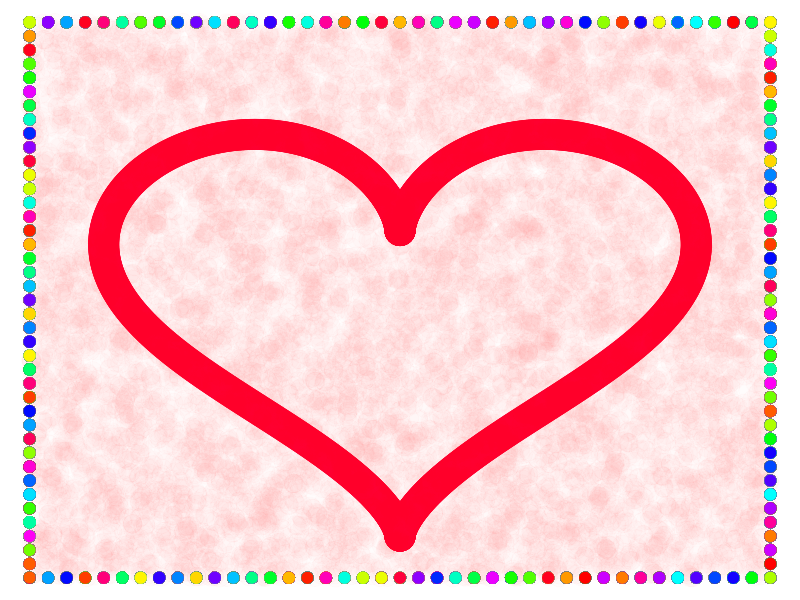

Write the R code that produced this figure. (Note: a time limit stopped this script after it produced the figure.)
par(bty="n",xaxt="n", yaxt="n",mar=rep(0,4),pch=19);
t<-seq(0,2*pi,length=1000);
x<-2*(2*sin(t))^3;
y<-13*cos(t)-5*cos(2*t)-2*cos(3*t)-cos(4*t);
plot(c(-20,20),c(-20,20),type="n",xlab="",ylab="");
points(x,y,col=rgb(1,0,0.2),cex=4);
x1<-runif(12000,-20,20);
y1<-runif(12000,-20,20);
points(x1,y1,col=rgb(1,0,0.2,alpha=0.01),cex=2.5);
borderx<-c(rep(-20:20,2),rep(-20,39),rep(20,39));
bordery<-c(rep(20,41),rep(-20,41),rep(-19:19,2));
repeat{
color=sample(rainbow(50));
points(borderx,bordery,col=color,cex=1.5);
}
